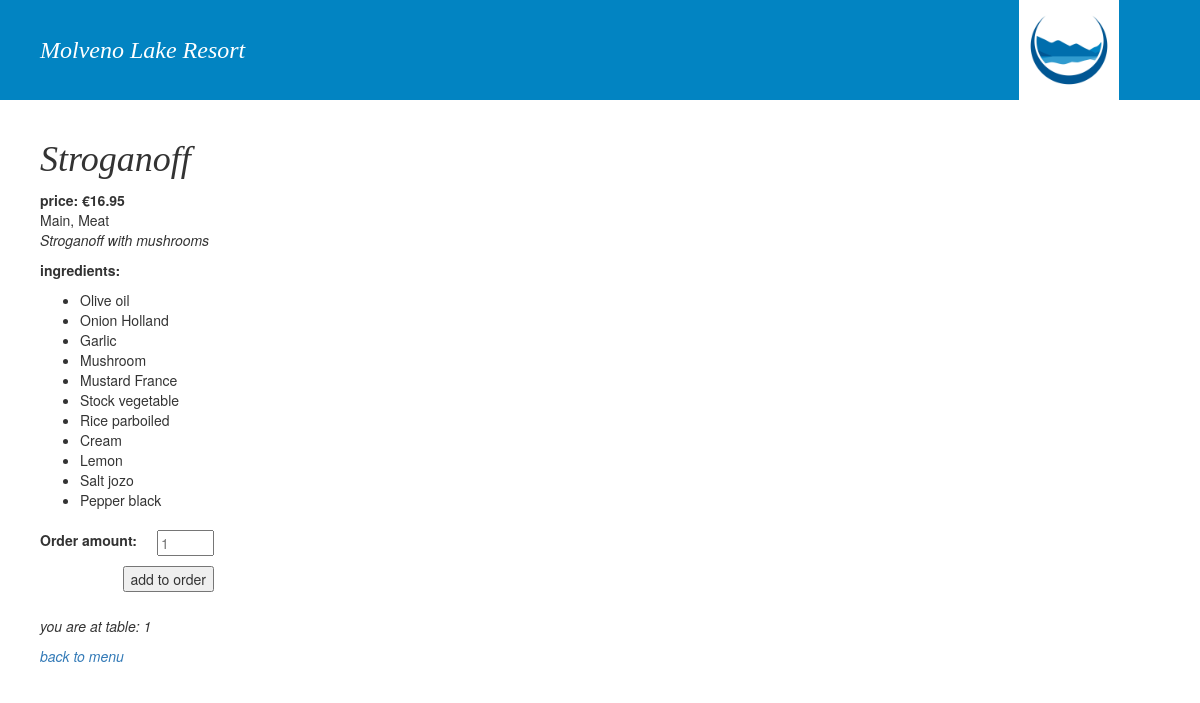
/menuitem/3/ (signed in), run on the app's committed database.
### restaurant/models.py (models this page shows, shortened)
class MenuItem(models.Model):
    name = models.CharField(max_length=128)
    description = models.CharField(max_length=2000)
    menu_item_type = models.ForeignKey('MenuItemType',
                                       on_delete=models.PROTECT)
    course_type = models.ForeignKey('CourseType',
                                    on_delete=models.PROTECT)
    recipe = models.TextField()
    def _get_uplift(self):
        if self.course_type.course_type == 'Drink':
            value = 1.90
        else:
            value = 1.65
        return value
    uplift = property(_get_uplift)
    def _get_suggested_selling_price(self):
        r = 0
        allingredients = Ingredient.objects.filter(menu_item__in=MenuItem.objects.filter(name = self.name))
        for item in allingredients:
            if item.unit == 'KG' or item.unit == 'L' or item.unit == 'PCS':
                r += ((item.ingredient.price / item.ingredient.container_amount) * item.amount)
            if item.unit == 'G' or item.unit == 'ML':
                r += ((item.ingredient.price / item.ingredient.container_amount) * item.amount/1000)
            else:
                r += ((item.ingredient.price / item.ingredient.container_amount) * item.amount/1000000)
        return round(Decimal((float(r)*self.uplift)),2)
    suggested_selling_price = property(_get_suggested_selling_price)

class MenuItemAddition(models.Model):
    menu_card = models.ForeignKey(MenuCard, on_delete=models.CASCADE)
    menu_item = models.ForeignKey(MenuItem, on_delete=models.PROTECT)
    selling_price = models.DecimalField(max_digits=5, decimal_places=2, default=0)
    class Meta:
        verbose_name = 'Menu Item'
        verbose_name_plural = 'Menu items'

class CourseType(models.Model):
    course_type = models.CharField(max_length=200)
    def __str__(self):
        return self.course_type

class MenuItemType(models.Model):
    menu_item_type = models.CharField(max_length=200)
    def __str__(self):
        return self.menu_item_type

class Ingredient(models.Model):
    menu_item = models.ForeignKey(MenuItem, on_delete=models.CASCADE)
    ingredient = models.ForeignKey(Inventory, on_delete=models.PROTECT)
    UNIT_CHOICES = (
        ('MG', 'Milligram'),
        ('G', 'Gram'),
        ('KG', 'Kilogram'),
        ('ML', 'Milliliter'),
        ('L', 'Liter'),
        ('PCS', 'Pieces'),
    )
    unit = models.CharField(
        max_length=200,
        choices=UNIT_CHOICES,
        default='G'
    )
    amount = models.DecimalField(max_digits=5, decimal_places=2)

class Inventory(models.Model):
    description = models.CharField(max_length=200)
    brand = models.CharField(max_length=200)
    supplier = models.ForeignKey("Supplier", on_delete=models.PROTECT)
    article_number = models.IntegerField(default=0)
    UNIT_CHOICES = (
        ('KG', 'Kilogram'),
        ('PCS', 'Pieces'),
        ('LTR', 'Liter'),
    )
    unit = models.CharField(
        max_length=200,
        choices=UNIT_CHOICES,
        default='KG'
    )
    container_amount = models.DecimalField(
        max_digits=5, decimal_places=2
    )
    price = models.DecimalField(
        max_digits=5, decimal_places=2
    )
    minimum_quantity = models.DecimalField(
        default=0, max_digits=5, decimal_places=2
    )
    current_stock = models.DecimalField(
        default=0, max_digits=5, decimal_places=2
    )
    order_quantity = models.IntegerField(default=0)
    def _get_unit_price(self):
        if self.price and self.container_amount:
            return round((self.price / self.container_amount), 2)
    unit_price = property(_get_unit_price)
    def _get_stock_value(self):
        if self.current_stock and self.price and self.container_amount:
            return round((self.current_stock * (self.price / self.container_amount)), 2)
    stock_value = property(_get_stock_value)
    class Meta:
        verbose_name = "Inventory Item"
        verbose_name_plural = "Inventory"

### restaurant/views.py (the view)
# urls.py: path('menuitem/<int:pk>/', views.MenuItemView.as_view(), name="menu_item"),
class MenuItemView(generic.DetailView):
    model = MenuItem
    template_name = 'restaurant/menu_item.html'
    context_object_name = 'menu_item'
    def get_context_data(self, **kwargs):
        context = super().get_context_data(**kwargs)
        menu_item_addition = get_object_or_404(
            MenuItemAddition, menu_item=self.kwargs['pk'])
        context['selling_price'] = menu_item_addition.selling_price
        context['form'] = MenuItemForm()
        context['table_id'] = self.request.session['table_id']
        return context

### restaurant/forms.py
class MenuItemForm(forms.Form):
    order_amount = forms.CharField(widget=TextInput(attrs={
        'min': '1', 'max': '10', 'type': 'number', 'placeholder': '1'}))

### restaurant/templates/restaurant/menu_item.html (shortened to what this page needs)
{% extends 'restaurant/base.html' %}
{% block content %}
<p><h1>{{menu_item.name}}</h1></p>
<p><b>price: €{{selling_price}}</b><br>
{{menu_item.course_type}}, {{menu_item.menu_item_type}}<br>
<i>{{menu_item.description}}</i></p>
<p>
<b>ingredients:</b>
<ul>
  {% for ingredient in menu_item.ingredient_set.all %}
  <li>{{ingredient.ingredient.description}}</li>
  {% endfor %}
</ul>
</p>
<form action="{% url 'restaurant:addorder' menu_item.id %}" method="POST">
  <div class='orderform'>
  <p><table>{{ form.as_table }}</table></p>
  <input type="submit" value="add to order" style="float: right;" />
</div>
</form>
<br><p><i>you are at table: {{table_id}}</i></p>
<a href="{% url 'restaurant:menucard' table_id %}"><i>back to menu</i></a>
{% endblock %}

### restaurant/static/restaurant/style/base.css (style rules this page uses)
h1 { font-family: "Brush Script MT", cursive; font-style: italic; font-variant: normal; font-weight: 400; }
td { padding-left: 20px; }
th { display: table-cell; font-weight: lighter; text-align: left; }
.orderform { display: inline-block; }

### data on the page
MenuItem: name "Stroganoff", course_type "Main", menu_item_type "Meat", description "Stroganoff with mushrooms"
MenuItemAddition: selling_price "16.95"
Ingredient: ingredient.description "Olive oil"
Ingredient: ingredient.description "Onion Holland"
Ingredient: ingredient.description "Garlic"
Ingredient: ingredient.description "Mushroom"
Ingredient: ingredient.description "Mustard France"
Ingredient: ingredient.description "Stock vegetable"
Ingredient: ingredient.description "Rice parboiled"
Ingredient: ingredient.description "Cream"
Ingredient: ingredient.description "Lemon"
Ingredient: ingredient.description "Salt jozo"
Ingredient: ingredient.description "Pepper black"

### other printed values
{{ table_id }} "1"
